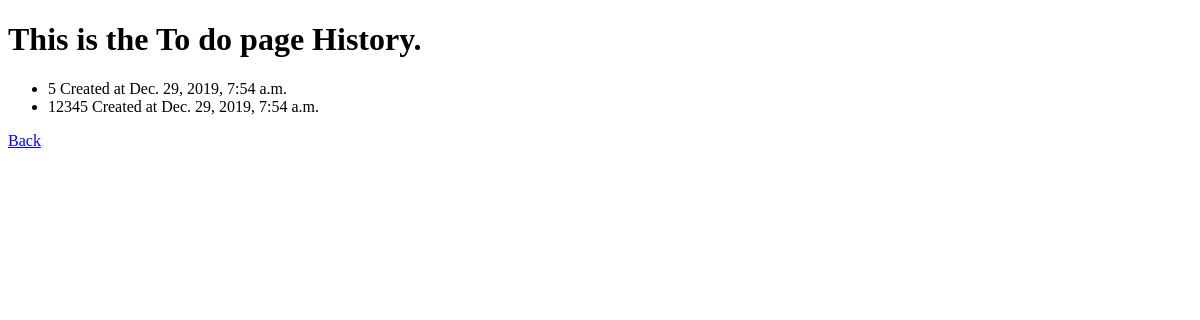
/history/ (signed in), run on an earlier commit of the app's database.
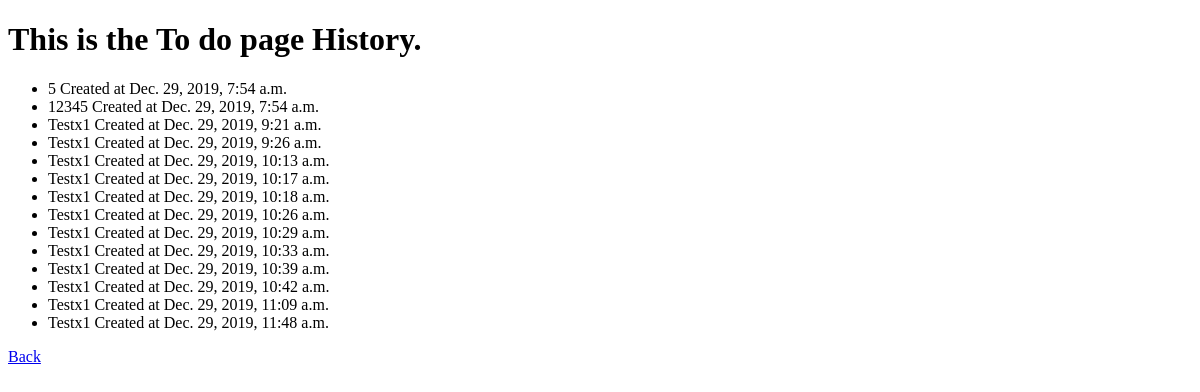
And on a later commit of the database.
### todo/models.py (models this page shows)
class TodoItemHistory(models.Model):
    content = models.TextField()
    timestamp = models.DateTimeField(auto_now_add=True)
    user = models.ForeignKey(
        User,
        on_delete=models.CASCADE,
    )
    deleted = models.BooleanField(default=False)

### todo/views.py (the view)
# urls.py: path('history/',todo_viewhistory),
def todo_viewhistory(request):
    if request.user.is_authenticated:
        print("Success")
    else:
        return HttpResponseRedirect('/accounts/login')
        print("Fail")
    all_todo_items = TodoItemHistory.objects.filter(user=request.user)
    return render(request, 'todohistory.html',
        {'all_items': all_todo_items})

### templates/todohistory.html (shortened to what this page needs)
{% extends 'base.html' %}
{% block content %}
{% if user.is_authenticated %}
<h1>This is the To do page History.</h1>
<ul>
  {% for todo_item in all_items %}
    <li>{{ todo_item.content }} Created at {{ todo_item.timestamp }}
    </li>
  {% endfor %}
</ul>
<p><a class="btn btn-primary" href="/todo">Back</a></p>
{% else %}
  <p>You are not logged in</p>
  <a href="{% url 'login' %}">login</a>
{% endif %}
{% endblock %}

What changed in the data, as far as the page shows it:
added TodoItemHistory: content "Testx1", timestamp "Dec. 29, 2019, 9:21 a.m."
added TodoItemHistory: content "Testx1", timestamp "Dec. 29, 2019, 9:26 a.m."
added TodoItemHistory: content "Testx1", timestamp "Dec. 29, 2019, 10:13 a.m."
added TodoItemHistory: content "Testx1", timestamp "Dec. 29, 2019, 10:17 a.m."
added TodoItemHistory: content "Testx1", timestamp "Dec. 29, 2019, 10:18 a.m."
added TodoItemHistory: content "Testx1", timestamp "Dec. 29, 2019, 10:26 a.m."
added TodoItemHistory: content "Testx1", timestamp "Dec. 29, 2019, 10:29 a.m."
added TodoItemHistory: content "Testx1", timestamp "Dec. 29, 2019, 10:33 a.m."
added TodoItemHistory: content "Testx1", timestamp "Dec. 29, 2019, 10:39 a.m."
added TodoItemHistory: content "Testx1", timestamp "Dec. 29, 2019, 10:42 a.m."
added TodoItemHistory: content "Testx1", timestamp "Dec. 29, 2019, 11:09 a.m."
added TodoItemHistory: content "Testx1", timestamp "Dec. 29, 2019, 11:48 a.m."
